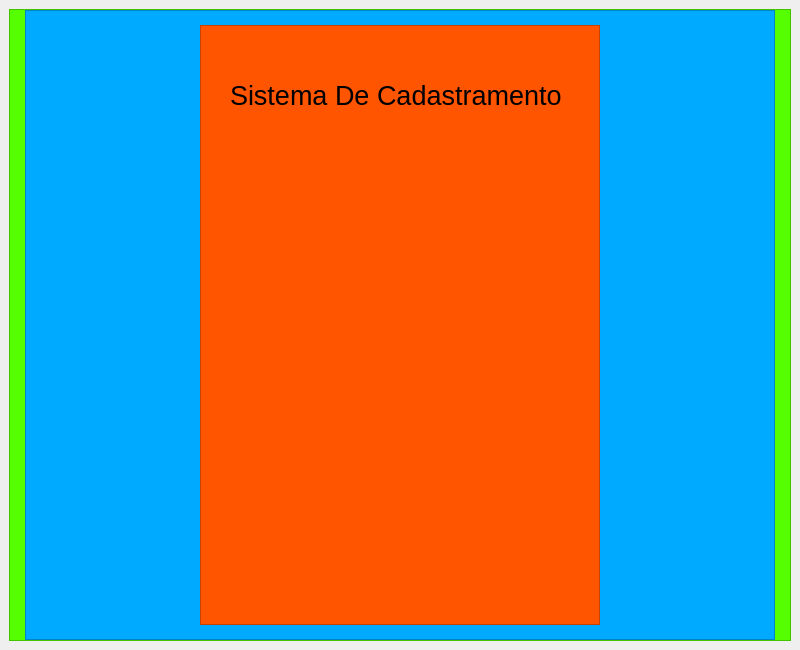
<?xml version="1.0" encoding="UTF-8"?>
<ui version="4.0">
 <class>MainWindow</class>
 <widget class="QMainWindow" name="MainWindow">
  <property name="geometry">
   <rect>
    <x>0</x>
    <y>0</y>
    <width>800</width>
    <height>650</height>
   </rect>
  </property>
  <property name="minimumSize">
   <size>
    <width>450</width>
    <height>650</height>
   </size>
  </property>
  <property name="windowTitle">
   <string>MainWindow</string>
  </property>
  <widget class="QWidget" name="centralwidget">
   <layout class="QHBoxLayout" name="horizontalLayout">
    <item>
     <widget class="QFrame" name="frame">
      <property name="styleSheet">
       <string notr="true">background-color: rgb(85, 255, 0);</string>
      </property>
      <property name="frameShape">
       <enum>QFrame::StyledPanel</enum>
      </property>
      <property name="frameShadow">
       <enum>QFrame::Raised</enum>
      </property>
      <layout class="QHBoxLayout" name="horizontalLayout_2">
       <property name="topMargin">
        <number>0</number>
       </property>
       <property name="bottomMargin">
        <number>0</number>
       </property>
       <item>
        <widget class="QFrame" name="frame_2">
         <property name="minimumSize">
          <size>
           <width>300</width>
           <height>300</height>
          </size>
         </property>
         <property name="maximumSize">
          <size>
           <width>750</width>
           <height>16777215</height>
          </size>
         </property>
         <property name="styleSheet">
          <string notr="true">background-color: rgb(0, 170, 255);</string>
         </property>
         <property name="frameShape">
          <enum>QFrame::StyledPanel</enum>
         </property>
         <property name="frameShadow">
          <enum>QFrame::Raised</enum>
         </property>
         <layout class="QHBoxLayout" name="horizontalLayout_3">
          <item>
           <widget class="QFrame" name="frame_3">
            <property name="maximumSize">
             <size>
              <width>400</width>
              <height>600</height>
             </size>
            </property>
            <property name="styleSheet">
             <string notr="true">background-color: rgb(255, 85, 0);</string>
            </property>
            <property name="frameShape">
             <enum>QFrame::StyledPanel</enum>
            </property>
            <property name="frameShadow">
             <enum>QFrame::Raised</enum>
            </property>
            <widget class="QLabel" name="label">
             <property name="geometry">
              <rect>
               <x>30</x>
               <y>30</y>
               <width>351</width>
               <height>81</height>
              </rect>
             </property>
             <property name="styleSheet">
              <string notr="true">
font: 75 20pt &quot;Arial&quot;;</string>
             </property>
             <property name="text">
              <string>&lt;html&gt;&lt;head/&gt;&lt;body&gt;&lt;p&gt;&lt;span style=&quot; font-size:20pt;&quot;&gt;Sistema De Cadastramento&lt;/span&gt;&lt;/p&gt;&lt;/body&gt;&lt;/html&gt;</string>
             </property>
            </widget>
           </widget>
          </item>
         </layout>
        </widget>
       </item>
      </layout>
     </widget>
    </item>
   </layout>
  </widget>
 </widget>
 <resources/>
 <connections/>
</ui>
